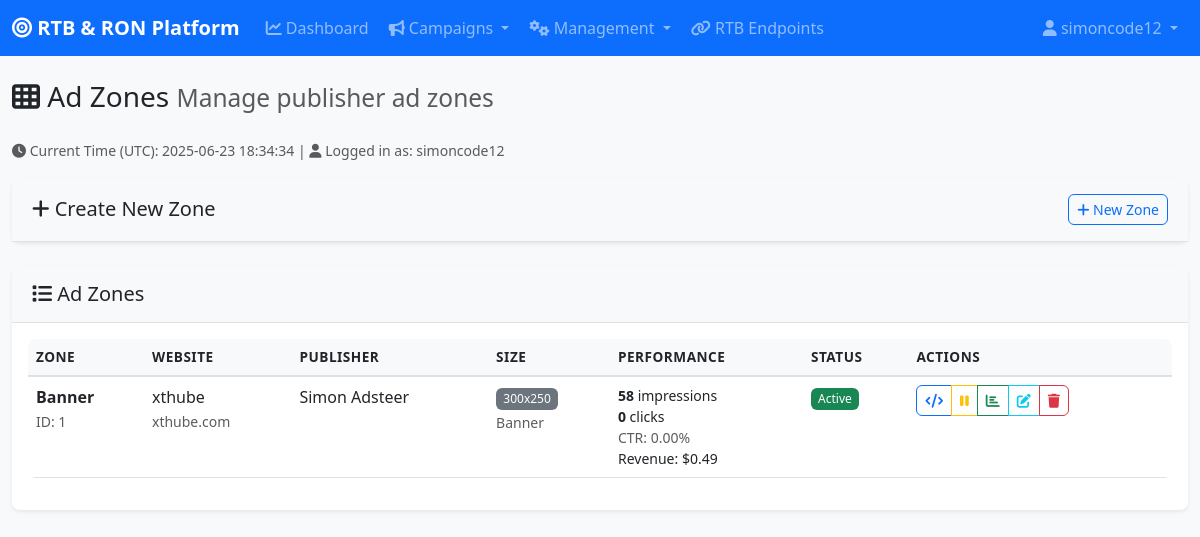
/admin/zone.php (signed in), run on the app's committed database.
### tables this page shows
CREATE TABLE `zones` (
  `id` int(11) NOT NULL,
  `website_id` int(11) DEFAULT NULL,
  `name` varchar(255) NOT NULL,
  `size` varchar(20) NOT NULL,
  `zone_type` enum('banner','video','native') DEFAULT 'banner',
  `status` enum('active','inactive') DEFAULT 'active',
  `created_at` timestamp NULL DEFAULT current_timestamp(),
  `updated_at` timestamp NULL DEFAULT current_timestamp() ON UPDATE current_timestamp()
);

CREATE TABLE `websites` (
  `id` int(11) NOT NULL,
  `publisher_id` int(11) DEFAULT NULL,
  `name` varchar(255) NOT NULL,
  `domain` varchar(255) NOT NULL,
  `category_id` int(11) DEFAULT NULL,
  `description` text DEFAULT NULL,
  `status` enum('active','inactive','pending') DEFAULT 'pending',
  `created_at` timestamp NULL DEFAULT current_timestamp(),
  `updated_at` timestamp NULL DEFAULT current_timestamp() ON UPDATE current_timestamp()
);

CREATE TABLE `publishers` (
  `id` int(11) NOT NULL,
  `name` varchar(255) NOT NULL,
  `email` varchar(100) DEFAULT NULL,
  `website` varchar(255) DEFAULT NULL,
  `contact_person` varchar(100) DEFAULT NULL,
  `revenue_share` decimal(5,2) DEFAULT 50.00,
  `payment_method` enum('paypal','bank_transfer','wire') DEFAULT 'paypal',
  `payment_details` text DEFAULT NULL,
  `status` enum('active','inactive','pending') DEFAULT 'active',
  `created_at` timestamp NULL DEFAULT current_timestamp(),
  `updated_at` timestamp NULL DEFAULT current_timestamp() ON UPDATE current_timestamp(),
  `notes` text DEFAULT NULL
);

### config/database.php (called while the page is built, shortened)
<?php
function formatCurrency($amount) {
    return '$' . number_format($amount, 2);
}
function formatNumber($number) {
    return number_format($number);
}
?>

### admin/zone.php (the view, shortened to what this page needs)
<?php
include 'includes/header.php';
$current_timestamp = '2025-06-23 18:34:34';
$current_user = 'simoncode12';
$zones = $pdo->query("
    SELECT z.*, w.name AS website_name, w.domain, p.name AS publisher_name,
           SUM(rt.impressions) AS total_impressions,
           SUM(rt.clicks) AS total_clicks,
           SUM(rt.revenue) AS total_revenue,
           SUM(rt.publisher_revenue) AS total_publisher_revenue
    FROM zones z
    LEFT JOIN websites w ON z.website_id = w.id
    LEFT JOIN publishers p ON w.publisher_id = p.id
    LEFT JOIN revenue_tracking rt ON z.id = rt.zone_id
    GROUP BY z.id
    ORDER BY z.created_at DESC
")->fetchAll();
?>
<div class="row">
    <div class="col-12">
        <h1 class="h3 mb-4">
            <i class="fas fa-th"></i> Ad Zones
            <small class="text-muted">Manage publisher ad zones</small>
        </h1>
        <div class="text-muted mb-3">
            <small>
                <i class="fas fa-clock"></i> Current Time (UTC): <?php echo $current_timestamp; ?> |
                <i class="fas fa-user"></i> Logged in as: <?php echo htmlspecialchars($current_user); ?>
            </small>
        </div>
    </div>
</div>
<div class="card mb-4">
    <div class="card-header d-flex justify-content-between align-items-center">
        <h5 class="mb-0"><i class="fas fa-plus"></i> Create New Zone</h5>
        <button class="btn btn-sm btn-outline-primary" type="button" data-bs-toggle="collapse" data-bs-target="#createZoneForm">
            <i class="fas fa-plus"></i> New Zone
        </button>
    </div>
</div>
<div class="card">
    <div class="card-header">
        <h5 class="mb-0"><i class="fas fa-list"></i> Ad Zones</h5>
    </div>
    <div class="card-body">
        <?php if (empty($zones)): ?>
            <div class="text-center py-4">
                <i class="fas fa-th fa-3x text-muted mb-3"></i>
                <p class="text-muted">No zones created yet.</p>
                <button class="btn btn-primary" type="button" data-bs-toggle="collapse" data-bs-target="#createZoneForm">
                    <i class="fas fa-plus"></i> Create Your First Zone
                </button>
            </div>
        <?php else: ?>
            <div class="table-responsive">
                <table class="table table-hover">
                    <thead>
                        <tr>
                            <th>Zone</th>
                            <th>Website</th>
                            <th>Publisher</th>
                            <th>Size</th>
                            <th>Performance</th>
                            <th>Status</th>
                            <th>Actions</th>
                        </tr>
                    </thead>
                    <tbody>
                        <?php foreach ($zones as $zone): ?>
                        <tr>
                            <td>
                                <strong><?php echo htmlspecialchars($zone['name']); ?></strong>
                                <br>
                                <small class="text-muted">ID: <?php echo $zone['id']; ?></small>
                            </td>
                            <td>
                                <span><?php echo htmlspecialchars($zone['website_name']); ?></span>
                                <br>
                                <small class="text-muted"><?php echo htmlspecialchars($zone['domain']); ?></small>
                            </td>
                            <td>
                                <?php echo htmlspecialchars($zone['publisher_name']); ?>
                            </td>
                            <td>
                                <span class="badge bg-secondary"><?php echo htmlspecialchars($zone['size']); ?></span>
                                <br>
                                <small class="text-muted"><?php echo ucfirst($zone['zone_type']); ?></small>
                            </td>
                            <td>
                                <div class="small">
                                    <div><strong><?php echo formatNumber($zone['total_impressions'] ?? 0); ?></strong> impressions</div>
                                    <div><strong><?php echo formatNumber($zone['total_clicks'] ?? 0); ?></strong> clicks</div>
                                    <?php if ($zone['total_impressions'] > 0): ?>
                                        <div class="text-muted">
                                            CTR: <?php echo number_format(($zone['total_clicks'] / $zone['total_impressions']) * 100, 2); ?>%
                                        </div>
                                    <?php endif; ?>
                                    <div>
                                        Revenue: <?php echo formatCurrency($zone['total_revenue'] ?? 0); ?>
                                    </div>
                                </div>
                            </td>
                            <td>
                                <span class="badge bg-<?php echo $zone['status'] == 'active' ? 'success' : 'warning'; ?>">
                                    <?php echo ucfirst($zone['status']); ?>
                                </span>
                            </td>
                            <td>
                                <div class="btn-group btn-group-sm">
                                    <a href="?code=<?php echo $zone['id']; ?>" class="btn btn-outline-primary" data-bs-toggle="tooltip" title="Get Code">
                                        <i class="fas fa-code"></i>
                                    </a>
                                    <a href="?toggle_status=<?php echo $zone['id']; ?>" class="btn btn-outline-warning" data-bs-toggle="tooltip"
                                       title="<?php echo $zone['status'] == 'active' ? 'Deactivate' : 'Activate'; ?>">
                                        <i class="fas fa-<?php echo $zone['status'] == 'active' ? 'pause' : 'play'; ?>"></i>
                                    </a>
                                    <a href="#" class="btn btn-outline-success" data-bs-toggle="tooltip" title="Stats">
                                        <i class="fas fa-chart-bar"></i>
                                    </a>
                                    <a href="#" class="btn btn-outline-info" data-bs-toggle="tooltip" title="Edit">
                                        <i class="fas fa-edit"></i>
                                    </a>
                                    <a href="?delete=<?php echo $zone['id']; ?>" class="btn btn-outline-danger btn-delete" data-bs-toggle="tooltip" title="Delete"
                                       onclick="return confirm('Are you sure you want to delete this zone? This cannot be undone.')">
                                        <i class="fas fa-trash"></i>
                                    </a>
                                </div>
                            </td>
                        </tr>
                        <?php endforeach; ?>
                    </tbody>
                </table>
            </div>
        <?php endif; ?>
    </div>
</div>
<?php
include 'includes/footer.php';
?>

### asset/css/style.css (style rules this page uses)
:root { --primary-color: #0d6efd; --secondary-color: #6c757d; --success-color: #198754; --warning-color: #ffc107; --danger-color: #dc3545; --info-color: #0dcaf0; --light-color: #f8f9fa; --dark-color: #212529; --sidebar-width: 280px; }
body { font-family: 'Segoe UI', Tahoma, Geneva, Verdana, sans-serif; background-color: #f8f9fa; transition: all 0.3s ease; }
.card { border: none; box-shadow: 0 0.125rem 0.25rem rgba(0, 0, 0, 0.075); border-radius: 0.5rem; transition: transform 0.2s ease, box-shadow 0.2s ease; }
.card-header { background-color: #f8f9fa; border-bottom: 1px solid #dee2e6; font-weight: 600; padding: 1rem 1.25rem; }
.btn { border-radius: 0.375rem; font-weight: 500; transition: all 0.2s ease; }
.badge { font-weight: 500; font-size: 0.75em; padding: 0.4em 0.6em; border-radius: 0.375rem; }
.table { border-radius: 0.5rem; overflow: hidden; }
.table thead th { background-color: #f8f9fa; border-bottom: 2px solid #dee2e6; font-weight: 600; text-transform: uppercase; font-size: 0.85rem; letter-spacing: 0.5px; }
.table tbody tr { transition: background-color 0.2s ease; }

### data on the page
zones: name "Banner", id "1", website.name "xthube", website.domain "xthube.com", publishers.name "Simon Adsteer", size "300x250", zone_type "Banner", total_impressions "58", total_clicks "0", total_impressions "0.00", total_revenue "$0.49", status "Active"

### other printed values
$_SESSION['username'] "simoncode12"
$current_timestamp "2025-06-23 18:34:34"
$current_user "simoncode12"
